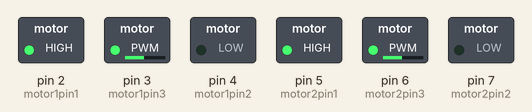
Recording of a sketch running on a simulated Arduino Uno, built with avr-gcc and run on an emulated ATmega328P. On the bench: switched loads named in the sketch (green lamp = pin HIGH).

Above: at 0.1 s.
At 3.6 s:
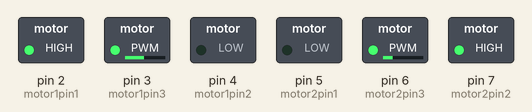
At 6.1 s:
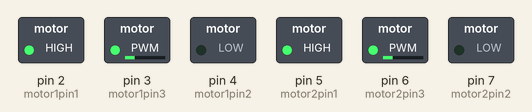
At 7.6 s:
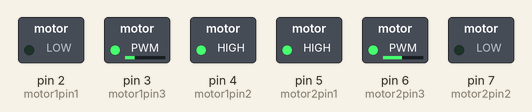
At 10.6 s:
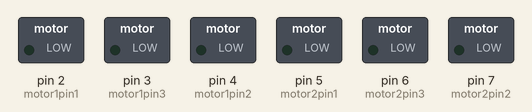
Timing chart, 0 to 12.1 s (numbered marks = the images above):
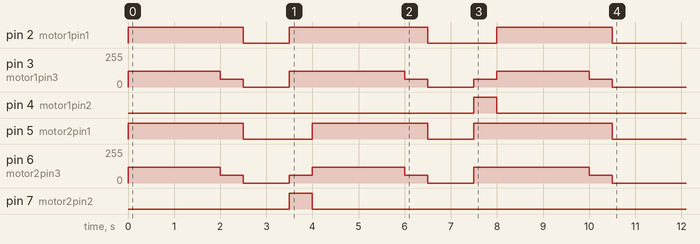

The sketch:

sketch_Capstone_Drive_Test.ino
```cpp
int motor1pin1 = 2;
int motor1pin2 = 4;
int motor1pin3 = 3;

int motor2pin1 = 5;
int motor2pin2 = 7;
int motor2pin3 = 6;

int valGO = 120;
int valSTOP = 60;

void setup() {
    pinMode(motor1pin1, OUTPUT);
    pinMode(motor1pin2, OUTPUT);
    pinMode(motor1pin3, OUTPUT);

    pinMode(motor2pin1, OUTPUT);
    pinMode(motor2pin2, OUTPUT);
    pinMode(motor2pin3, OUTPUT);
    //////////////
    analogWrite(motor1pin3, valGO);
    digitalWrite(motor1pin1, HIGH);
    digitalWrite(motor1pin2, LOW);

    analogWrite(motor2pin3, valGO);
    digitalWrite(motor2pin1, HIGH);
    digitalWrite(motor2pin2, LOW);
    delay(2000);
    //////////////
    analogWrite(motor1pin3, valSTOP);
    digitalWrite(motor1pin1, HIGH);
    digitalWrite(motor1pin2, LOW);

    analogWrite(motor2pin3, valSTOP);
    digitalWrite(motor2pin1, HIGH);
    digitalWrite(motor2pin2, LOW);
    delay(500);
    //////////////
    analogWrite(motor1pin3, 0);
    digitalWrite(motor1pin1, LOW);
    digitalWrite(motor1pin2, LOW);

    analogWrite(motor2pin3, 0);
    digitalWrite(motor2pin1, LOW);
    digitalWrite(motor2pin2, LOW);
    delay(1000);
    //////////////
    analogWrite(motor1pin3, valGO);
    digitalWrite(motor1pin1, HIGH);
    digitalWrite(motor1pin2, LOW);

    analogWrite(motor2pin3, valSTOP);
    digitalWrite(motor2pin1, LOW);
    digitalWrite(motor2pin2, HIGH);
    delay(500);
    //////////////
    analogWrite(motor1pin3, valGO);
    digitalWrite(motor1pin1, HIGH);
    digitalWrite(motor1pin2, LOW);

    analogWrite(motor2pin3, valGO);
    digitalWrite(motor2pin1, HIGH);
    digitalWrite(motor2pin2, LOW);
    delay(2000);
    //////////////
    analogWrite(motor1pin3, valSTOP);
    digitalWrite(motor1pin1, HIGH);
    digitalWrite(motor1pin2, LOW);

    analogWrite(motor2pin3, valSTOP);
    digitalWrite(motor2pin1, HIGH);
    digitalWrite(motor2pin2, LOW);
    delay(500);
    //////////////
    analogWrite(motor1pin3, 0);
    digitalWrite(motor1pin1, LOW);
    digitalWrite(motor1pin2, LOW);

    analogWrite(motor2pin3, 0);
    digitalWrite(motor2pin1, LOW);
    digitalWrite(motor2pin2, LOW);
    delay(1000);
    //////////////
    analogWrite(motor1pin3, valSTOP);
    digitalWrite(motor1pin1, LOW);
    digitalWrite(motor1pin2, HIGH);

    analogWrite(motor2pin3, valGO);
    digitalWrite(motor2pin1, HIGH);
    digitalWrite(motor2pin2, LOW);
    delay(500);
    //////////////
    analogWrite(motor1pin3, valGO);
    digitalWrite(motor1pin1, HIGH);
    digitalWrite(motor1pin2, LOW);

    analogWrite(motor2pin3, valGO);
    digitalWrite(motor2pin1, HIGH);
    digitalWrite(motor2pin2, LOW);
    delay(2000);
    //////////////
    analogWrite(motor1pin3, valSTOP);
    digitalWrite(motor1pin1, HIGH);
    digitalWrite(motor1pin2, LOW);

    analogWrite(motor2pin3, valSTOP);
    digitalWrite(motor2pin1, HIGH);
    digitalWrite(motor2pin2, LOW);
    delay(500);
    //////////////
    analogWrite(motor1pin3, 0);
    digitalWrite(motor1pin1, LOW);
    digitalWrite(motor1pin2, LOW);

    analogWrite(motor2pin3, 0);
    digitalWrite(motor2pin1, LOW);
    digitalWrite(motor2pin2, LOW);
    delay(1000);
}

void loop() {

}
```
